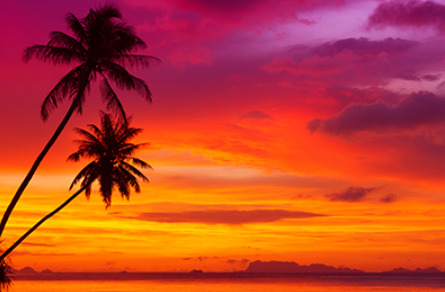
#> input picture photo.jpg, 445 x 292 px
$ python pipeline.py photo.jpg
#> lines starting #> are read from the running program, lines starting #| are printed output that depends on the picture
### stage1_matrix.py
"""Stage 1: Matrix representation (owner: A, pipeline lead).

Concept : an image is a grid of pixels, each pixel is an RGB vector.
Purpose : flatten the photo into an N x 3 matrix X so linear algebra applies.
Outcome : each row of X is one pixel (R, G, B), values in [0, 1].
"""
import os

import numpy as np
import matplotlib.pyplot as plt
from PIL import Image

SIZE = (100, 100)          # (width, height) -> N = 10,000 pixels
PHOTO_PATH = "photo.jpg"   # put the team's fixed photo here


# [13 lines left out: function make_demo_photo, not called in this run]


def load_photo(path=PHOTO_PATH, size=SIZE):
    """Return an (H, W, 3) float array in [0, 1]."""
    if os.path.exists(path):
        img = Image.open(path).convert("RGB").resize(size)
        return np.asarray(img, dtype=float) / 255.0
    print(f"  (no {path} found, using the built-in demo photo)")
    return make_demo_photo(size)


def image_to_matrix(img):
    """(H, W, 3) image -> (N, 3) matrix, N = H * W."""
    return img.reshape(-1, 3)


def matrix_to_image(X, shape):
    """(N, 3) matrix -> (H, W, 3) image, clipped to the valid [0, 1] range."""
    return np.clip(X, 0, 1).reshape(shape)


def run(path=PHOTO_PATH):
    """Stage 1. Returns X (N x 3) and the image shape (H, W, 3)."""
    img = load_photo(path)
    shape = img.shape
    X = image_to_matrix(img)

    print(f"Photo size      : {shape[1]} x {shape[0]} pixels")
    print(f"Matrix X shape  : {X.shape}  (N pixels x 3 colors)")
    print("First 5 rows of X (R, G, B):")
    print(np.round(X[:5], 3))

    ok = np.allclose(matrix_to_image(X, shape), img)
    print(f"SANITY: reshaping X back gives the original photo -> {'OK' if ok else 'FAIL'}")

    fig, ax = plt.subplots(figsize=(4, 4))
    ax.imshow(img)
    ax.set_title("Stage 1: original photo")
    ax.axis("off")
    return X, shape


# [3 lines that do not run on import are left out]

### stage2_filter.py
"""Stage 2: Matrix multiplication (owner: A, pipeline lead).

Concept : a color filter is a 3 x 3 matrix; applying it multiplies every pixel.
Purpose : show that a whole-photo filter is ONE matrix product, and that
          chaining filters is just multiplying the filter matrices.
Outcome : sepia photo from  Y = X @ S.T

Convention: pixels are ROW vectors in X (N x 3), so the filter is applied as
X @ M.T. For a single pixel column vector p this is the usual  M @ p.
"""
import numpy as np
import matplotlib.pyplot as plt

from stage1_matrix import matrix_to_image

# Classic sepia matrix, kept for reference. It is almost singular
# (det ~ 1e-7), so it is NOT used directly: it would make "sepia is
# invertible" (stage 3) fail for numerical reasons.
SEPIA_CLASSIC = np.array([
    [0.393, 0.769, 0.189],
    [0.349, 0.686, 0.168],
    [0.272, 0.534, 0.131],
])

# Team sepia matrix: a 60/40 blend of the identity and classic sepia.
# Looks sepia, is clearly invertible (rank 3), and is well conditioned.
SEPIA = 0.4 * np.eye(3) + 0.6 * SEPIA_CLASSIC

# Grayscale: every output channel is the same brightness mix (rank 1).
GRAY = np.tile([0.299, 0.587, 0.114], (3, 1))


def apply_filter(X, M):
    """Apply 3x3 filter M to every pixel of X (N x 3). Not clipped."""
    return X @ M.T


def run(X, shape):
    """Stage 2. Returns the sepia-filtered matrix Y (N x 3, unclipped)."""
    print("Sepia matrix S:")
    print(np.round(SEPIA, 3))

    Y = apply_filter(X, SEPIA)
    print(f"Y = X @ S.T has shape {Y.shape}  (one matrix product for all pixels)")

    # Composition check: sepia then grayscale == the single matrix GRAY @ SEPIA
    two_steps = apply_filter(apply_filter(X, SEPIA), GRAY)
    one_step = apply_filter(X, GRAY @ SEPIA)
    ok = np.allclose(two_steps, one_step)
    print("Chaining filters = multiplying matrices (G @ S):")
    print(np.round(GRAY @ SEPIA, 3))
    print(f"SANITY: sepia-then-gray equals one (G @ S) filter -> {'OK' if ok else 'FAIL'}")

    fig, axes = plt.subplots(1, 2, figsize=(8, 4))
    axes[0].imshow(matrix_to_image(X, shape))
    axes[0].set_title("Stage 2: before")
    axes[1].imshow(matrix_to_image(Y, shape))
    axes[1].set_title("Stage 2: after sepia")
    for ax in axes:
        ax.axis("off")
    return Y


# [5 lines that do not run on import are left out]

### pipeline.py
"""Main staged script (owner: A, pipeline lead).

Runs the demo stages in order and waits for Enter between them.
Stages 1-2 are A's. The other stages live in teammates' files and are
imported if they exist; a missing file is skipped so the pipeline always runs.

Each teammate file should have a function   run(X, S, shape)
    X     : N x 3 pixel matrix (from stage 1)
    S     : 3 x 3 sepia matrix (from stage 2)
    shape : (H, W, 3), for turning X back into a photo
A run() that takes fewer arguments (e.g. run(X, S) or run(X)) also works.
Do NOT call plt.show() inside run(); this script shows the figures.
Put any test code under  if __name__ == "__main__":  so importing is safe.

Usage:
    python pipeline.py              # pauses between stages
    python pipeline.py --no-pause   # runs straight through
"""
import importlib
import inspect
import sys
import traceback

import matplotlib.pyplot as plt

import stage1_matrix
import stage2_filter

plt.style.use("dark_background")

# (stage label, module name, title). Edit a module name here if a file is renamed.
TEAM_STAGES = [
    ("3",   "stage3_rref_rank_inverse", "RREF / rank / inverse"),
    ("4",   "stage4_gramschmidt",       "Orthogonal basis (Gram-Schmidt)"),
    ("5",   "stage5_projection",        "Projection"),
    ("6",   "stage6_least_squares",             "Least squares"),
    ("7-8", "stage7_8_eigen_pca",       "Eigenvalues / eigenvectors and reduced model (PCA)"),
]

PAUSE = "--no-pause" not in sys.argv


def banner(label, title):
    print("\n" + "=" * 60)
    print(f" STAGE {label}: {title}")
    print("=" * 60)


def pause():
    plt.show(block=False)
    plt.pause(0.1)
    if PAUSE:
        input("\n[press Enter for the next stage] ")
    plt.close("all")


def call_run(mod, X, S, shape):
    """Call mod.run with as many of (X, S, shape) as it accepts."""
    fn = getattr(mod, "run", None)
    if fn is None:
        funcs = [n for n, f in vars(mod).items()
                 if inspect.isfunction(f) and f.__module__ == mod.__name__
                 and not n.startswith("_")]
        print(f"  ({mod.__name__}.py has no run() function. Functions found: {funcs})")
        return False
    params = inspect.signature(fn).parameters.values()
    if any(p.kind == p.VAR_POSITIONAL for p in params):
        n = 3
    else:
        n = len([p for p in params
                 if p.kind in (p.POSITIONAL_ONLY, p.POSITIONAL_OR_KEYWORD)])
    fn(*(X, S, shape)[:n])
    return True


def main():
    # Stage 1 (A)
    banner("1", "Matrix representation")
    X, shape = stage1_matrix.run()
#> in load_photo, `img = Image.open(path).convert("RGB").resize(size)`:
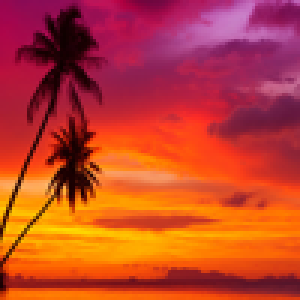
#> img: PIL image 100x100 RGB (shown 3 times larger); mean R, G, B 191.9, 65.8, 44.2
#| Photo size      : 100 x 100 pixels
#| Matrix X shape  : (10000, 3)  (N pixels x 3 colors)
#| [[0.588 0.027 0.318]
#|  [0.584 0.027 0.31 ]
#|  [0.584 0.031 0.31 ]
#|  [0.576 0.035 0.318]
#|  [0.565 0.035 0.322]]
#> in run, `ok = np.allclose(matrix_to_image(X, shape), img)`: ok = True
#| SANITY: reshaping X back gives the original photo -> OK
#> shape = (100, 100, 3)
    pause()

    # Stage 2 (A)
    banner("2", "Matrix multiplication")
    stage2_filter.run(X, shape)
#| Y = X @ S.T has shape (10000, 3)  (one matrix product for all pixels)
#> in run, `ok = np.allclose(two_steps, one_step)`: ok = True
#| SANITY: sepia-then-gray equals one (G @ S) filter -> OK
#> call 3 of matrix_to_image, with X = array of shape (10000, 3), shape = (100, 100, 3)
#> in matrix_to_image (call 3), `return np.clip(X, 0, 1).reshape(shape)`:
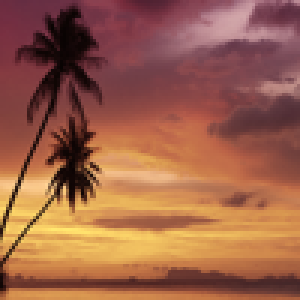
#> returned value: shape (100, 100, 3) float64 (shown 3 times larger); mean of channels 0, 1, 2 0.617, 0.384, 0.288; drawn as R, G, B
    S = stage2_filter.SEPIA
    pause()
#> in pause (call 2), `plt.show(block=False)`:
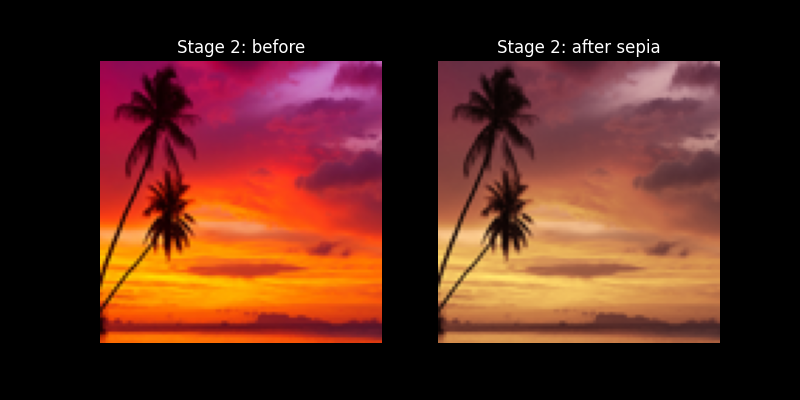
#> figure drawn by matplotlib, 2 panels

    # Teammates' stages
    for label, modname, title in TEAM_STAGES:
        banner(label, title)
        try:
            mod = importlib.import_module(modname)
        except ModuleNotFoundError as e:
            if e.name != modname:          # a real import error inside their file
                print(f"  (error while importing {modname}.py: {e})")
            else:
                print(f"  ({modname}.py not found yet, skipping)")
            continue
        except Exception:
            print(f"  (error while importing {modname}.py:)")
            traceback.print_exc()
            continue
        try:
            if call_run(mod, X, S, shape):
                pause()
        except Exception:
            print(f"  (stage {label} crashed, moving on:)")
            traceback.print_exc()
            plt.close("all")

    print("\nPipeline finished.")


if __name__ == "__main__":
#> (the run stopped early here; a loop or call above may not have finished)
